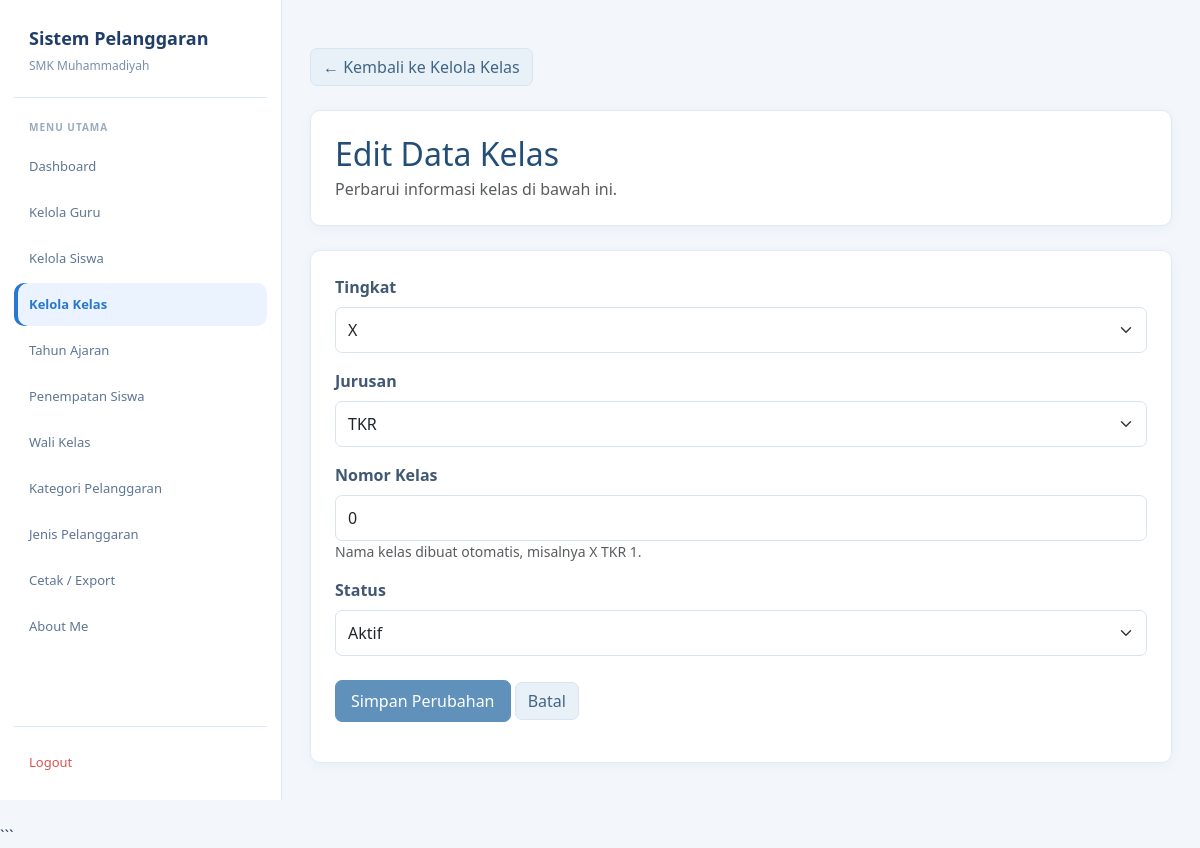
Before: /admin/edit_kelas.php?id=4 (signed in) with the older database file.
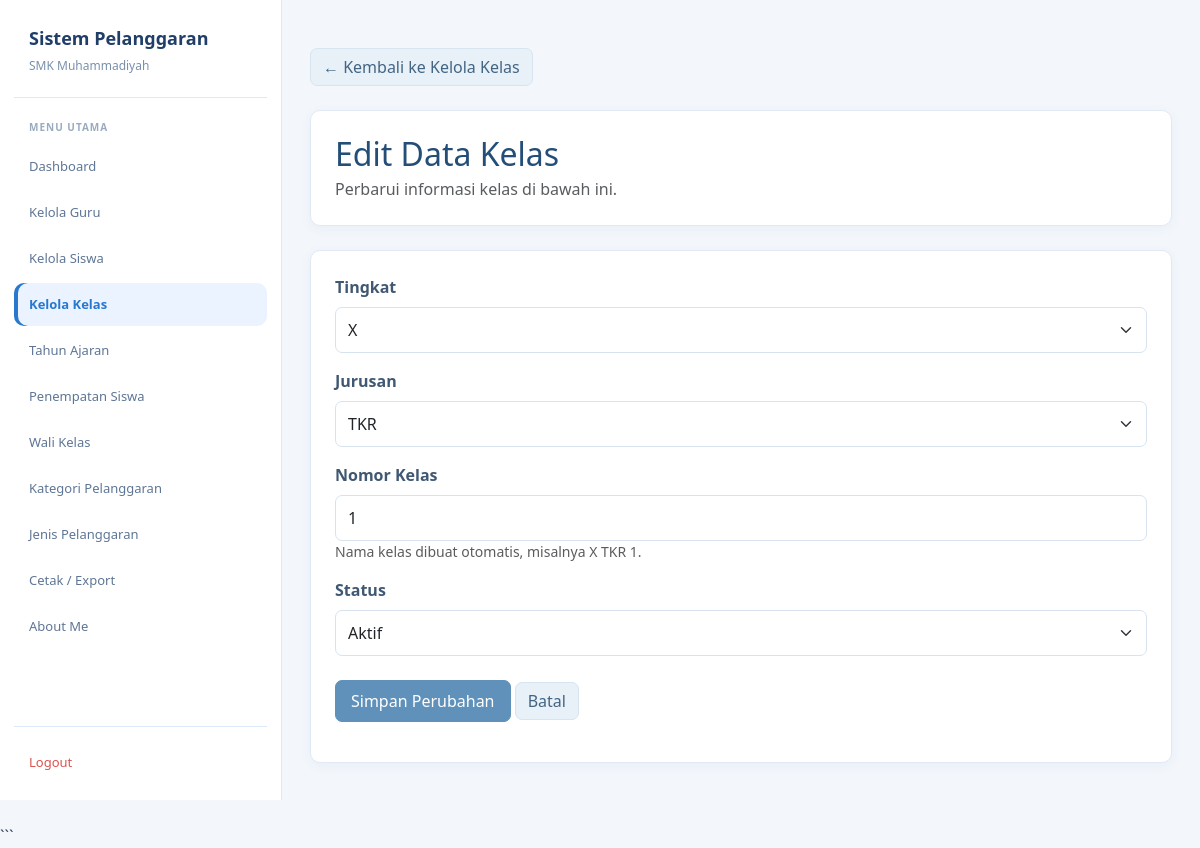
After: the same page with the newer database file.
### tables this page shows
CREATE TABLE `t_kelas` (
  `id` int(11) NOT NULL,
  `nama` varchar(100) NOT NULL,
  `tingkat` varchar(20) NOT NULL,
  `jurusan` varchar(100) NOT NULL,
  `status_aktif` tinyint(1) DEFAULT NULL,
  `created_at` timestamp NULL DEFAULT current_timestamp(),
  `update_at` timestamp NULL DEFAULT current_timestamp()
);

### admin/edit_kelas.php (the view, shortened to what this page needs)
<?php
include "../config/koneksi.php";
function e($value) {
    return htmlspecialchars((string)($value ?? ''), ENT_QUOTES, 'UTF-8');
}
$id = (int) $_GET['id'];
$hasil = mysqli_query(
    $koneksi,
    "SELECT * FROM t_kelas WHERE id = $id LIMIT 1"
);
$kelas = mysqli_fetch_assoc($hasil);
$nama_awal = $kelas['nama'];
$tingkat = $kelas['tingkat'];
$jurusan = $kelas['jurusan'];
$nomor = (int) substr(
    $nama_awal,
    strrpos($nama_awal, ' ') + 1
);
$status_aktif = (int) $kelas['status_aktif'];
?>
<!DOCTYPE html>
<html lang="id">
<head>
<link href="https://cdn.jsdelivr.net/npm/bootstrap@5.3.8/dist/css/bootstrap.min.css" rel="stylesheet">
</head>
<body>
<aside class="sidebar">
    <div class="brand">
        <div class="brand-title">Sistem Pelanggaran</div>
        <div class="brand-subtitle">SMK Muhammadiyah</div>
    </div>
    <div class="menu-title">Menu Utama</div>
    <nav class="menu">
        <a href="../dashboard.php" class="menu-link">Dashboard</a>
        <a href="guru.php" class="menu-link">Kelola Guru</a>
        <a href="siswa.php" class="menu-link">Kelola Siswa</a>
        <a href="kelas.php" class="menu-link active">Kelola Kelas</a>
        <a href="tahun_ajaran.php" class="menu-link">Tahun Ajaran</a>
        <a href="penempatan_siswa.php" class="menu-link">Penempatan Siswa</a>
        <a href="wali_kelas.php" class="menu-link">Wali Kelas</a>
        <a href="kategori_pelanggaran.php" class="menu-link">Kategori Pelanggaran</a>
        <a href="jenis_pelanggaran.php" class="menu-link">Jenis Pelanggaran</a>
        <a href="cetak_export.php" class="menu-link">Cetak / Export</a>
        <a href="../about.php" class="menu-link">About Me</a>
    </nav>
    <div class="logout">
        <a href="../logout.php" class="menu-link">Logout</a>
    </div>
</aside>
<main class="main">
<div class="container py-4">
    <div class="mb-4">
        <a href="kelas.php" class="btn btn-secondary">
            &larr; Kembali ke Kelola Kelas
        </a>
    </div>
    <div class="card mb-4">
        <div class="card-body">
            <h2 class="judul mb-1">Edit Data Kelas</h2>
            <p class="text-muted mb-0">
                Perbarui informasi kelas di bawah ini.
            </p>
        </div>
    </div>
    <div class="card">
        <div class="card-body">
            <form method="POST" action="edit_kelas.php?id=<?= $id; ?>">
                <div class="mb-3">
                    <label class="form-label">Tingkat</label>
                    <select name="tingkat" class="form-select" required>
                        <?php foreach (['X', 'XI', 'XII'] as $pilihan) { ?>
                            <option value="<?= e($pilihan); ?>"
                                <?= $tingkat === $pilihan ? 'selected' : ''; ?>>
                                <?= e($pilihan); ?>
                            </option>
                        <?php } ?>
                    </select>
                </div>
                <div class="mb-3">
                    <label class="form-label">Jurusan</label>
                    <select name="jurusan" class="form-select" required>
                        <?php foreach (['TKR', 'TSM', 'TKJ', 'RPL', 'BD'] as $pilihan) { ?>
                            <option value="<?= e($pilihan); ?>"
                                <?= $jurusan === $pilihan ? 'selected' : ''; ?>>
                                <?= e($pilihan); ?>
                            </option>
                        <?php } ?>
                    </select>
                </div>
                <div class="mb-3">
                    <label class="form-label">Nomor Kelas</label>
                    <input
                        type="number"
                        name="nomor"
                        class="form-control"
                        min="1"
                        max="5"
                        value="<?= e($nomor); ?>"
                        required
                    >
                    <small class="text-muted">
                        Nama kelas dibuat otomatis, misalnya X TKR 1.
                    </small>
                </div>
                <div class="mb-4">
                    <label class="form-label">Status</label>
                    <select name="status_aktif" class="form-select" required>
                        <option value="1"
                            <?= $status_aktif === 1 ? 'selected' : ''; ?>>
                            Aktif
                        </option>
                    </select>
                </div>
                <button type="submit" name="simpan" class="btn btn-primary">
                    Simpan Perubahan
                </button>
                <a href="kelas.php" class="btn btn-secondary">
                    Batal
                </a>
            </form>
        </div>
    </div>
</div>
</main>
</body>
</html>

Changed rows visible on the page:
changed t_kelas "Aktif": nomor "0" → "1"
